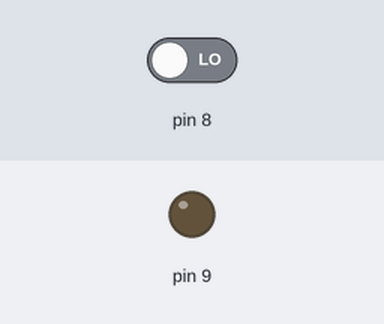
Bench run of a sketch on a simulated Arduino Uno, built with avr-gcc and run on an emulated ATmega328P. On the bench: output pins drawn as LEDs (lit = HIGH). Inputs (shaded band) come from the test bench; at power-on: pin 8 LOW.

Above: at 1.2 s.
1.3 s: pin 8 driven HIGH
At 2.4 s:
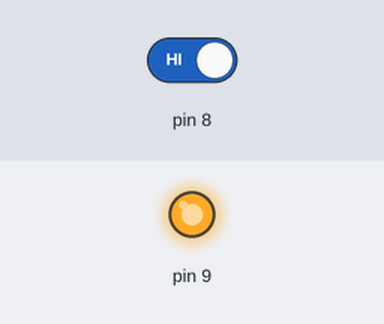
2.8 s: pin 8 driven LOW
At 3.5 s:
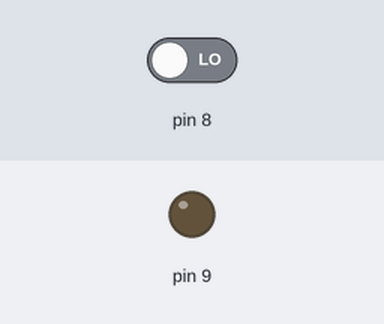
Timing chart, 0 to 5.8 s (numbered marks = the images above; inputs shaded):
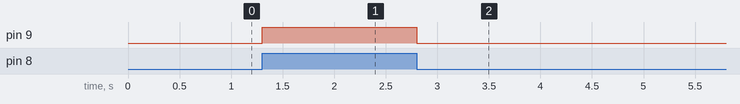

Measured:
- after the input at 1.3 s, pin 9: LOW → HIGH at once
- after the input at 2.8 s, pin 9: HIGH → LOW at once

The sketch:

activebuzzer.ino
```cpp
void setup() {
  pinMode(8,INPUT);  //定义按键引脚为8，并为输入引脚
  pinMode(9,OUTPUT); //定义有源蜂鸣器引脚为9，并为输出引脚
}

void loop() {
  int state = digitalRead(8);//读取按键输入值
  if(state){ // 检查输入是否为高，这里高为按下
    digitalWrite(9,HIGH);//蜂鸣器响起状态
  }
  else{
    digitalWrite(9,LOW);//蜂鸣器关闭状态
  }
}
```
